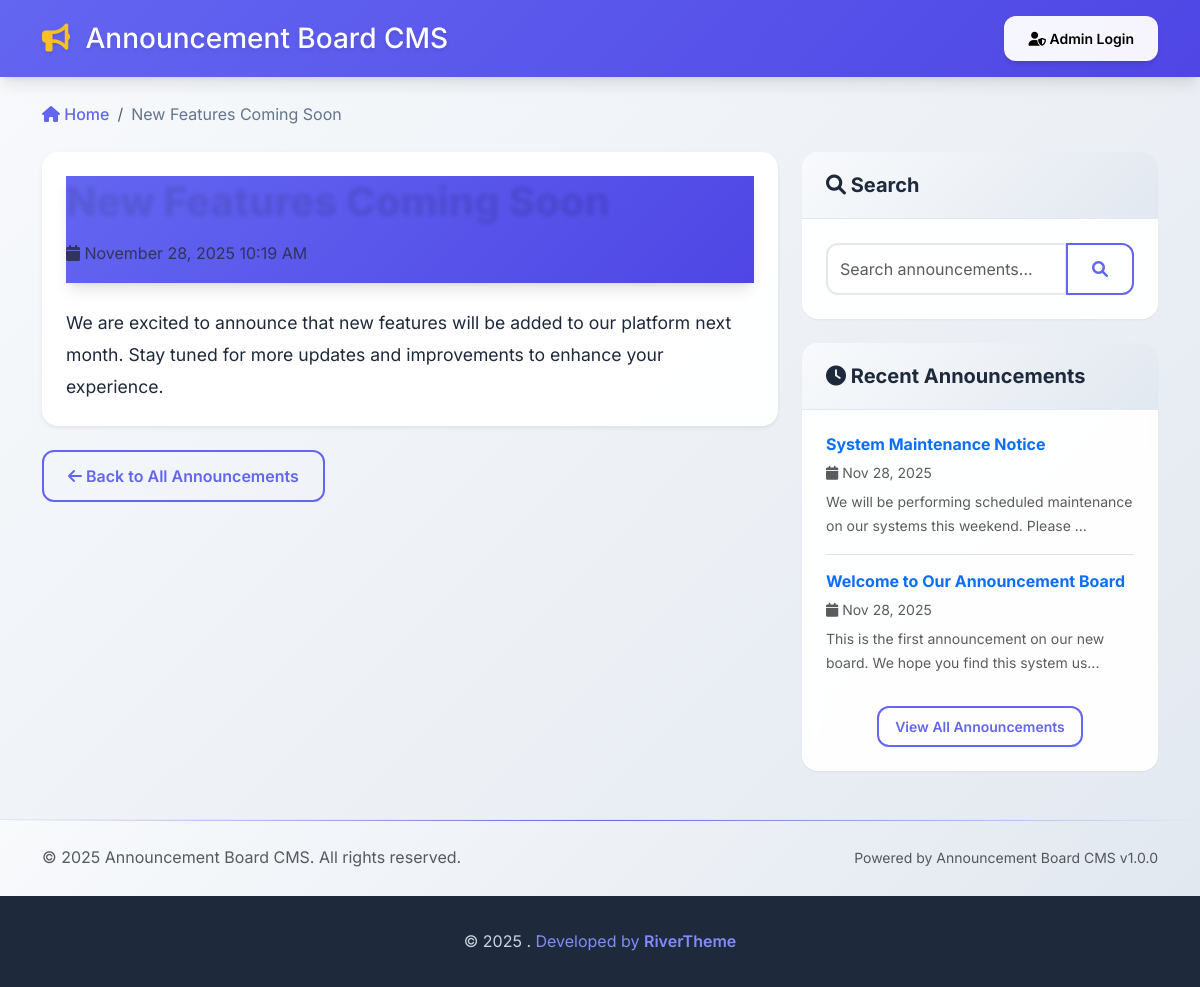
Page /announcement.php?id=3 on the committed database.
### tables this page shows
CREATE TABLE IF NOT EXISTS announcements (
    id INT AUTO_INCREMENT PRIMARY KEY,
    title VARCHAR(255) NOT NULL,
    content TEXT NOT NULL,
    admin_id INT NOT NULL,
    is_published BOOLEAN DEFAULT TRUE,
    created_at TIMESTAMP DEFAULT CURRENT_TIMESTAMP,
    updated_at TIMESTAMP DEFAULT CURRENT_TIMESTAMP ON UPDATE CURRENT_TIMESTAMP,
    FOREIGN KEY (admin_id) REFERENCES admins(id) ON DELETE CASCADE,
    INDEX idx_published (is_published),
    INDEX idx_created_at (created_at)
);

### includes/Announcement.php (called while the page is built, shortened)
<?php
require_once 'Database.php';
class Announcement {
    private $db;
    private $table = 'announcements';
    public function __construct() {
        $this->db = new Database();
    }
    public function getPublished($limit = null, $offset = 0) {
        $query = "SELECT a.*, ad.username as admin_username
                  FROM " . $this->table . " a
                  LEFT JOIN admins ad ON a.admin_id = ad.id
                  WHERE a.is_published = 1
                  ORDER BY a.created_at DESC";
        if ($limit !== null) {
            $query .= " LIMIT " . intval($limit) . " OFFSET " . intval($offset);
        }
        return $this->db->fetchAll($query);
    }
    public function getPublishedById($id) {
        $query = "SELECT a.*, ad.username as admin_username
                  FROM " . $this->table . " a
                  LEFT JOIN admins ad ON a.admin_id = ad.id
                  WHERE a.id = ? AND a.is_published = 1 LIMIT 1";
        return $this->db->fetch($query, [$id]);
    }
}
?>

### includes/Database.php (called while the page is built, shortened)
<?php
class Database {
    private $host;
    private $db_name;
    private $username;
    private $password;
    private $charset;
    private $pdo;
    public function __construct() {
        $this->host = DB_HOST;
        $this->db_name = DB_NAME;
        $this->username = DB_USER;
        $this->password = DB_PASS;
        $this->charset = DB_CHARSET;
    }
    public function connect() {
        $this->pdo = null;
        try {
            $dsn = "mysql:host=" . $this->host . ";dbname=" . $this->db_name . ";charset=" . $this->charset;
            $options = [
                PDO::ATTR_ERRMODE => PDO::ERRMODE_EXCEPTION,
                PDO::ATTR_DEFAULT_FETCH_MODE => PDO::FETCH_ASSOC,
                PDO::ATTR_EMULATE_PREPARES => false,
            ];
            $this->pdo = new PDO($dsn, $this->username, $this->password, $options);
        } catch (PDOException $e) {
            echo "Connection Error: " . $e->getMessage();
            return null;
        }
        return $this->pdo;
    }
    public function getConnection() {
        if ($this->pdo === null) {
            return $this->connect();
        }
        return $this->pdo;
    }
    public function query($query, $params = []) {
        try {
            $pdo = $this->getConnection();
            $stmt = $pdo->prepare($query);
            $stmt->execute($params);
            return $stmt;
        } catch (PDOException $e) {
            echo "Query Error: " . $e->getMessage();
            return false;
        }
    }
    public function fetch($query, $params = []) {
        $stmt = $this->query($query, $params);
        return $stmt->fetch();
    }
    public function fetchAll($query, $params = []) {
        $stmt = $this->query($query, $params);
        return $stmt->fetchAll();
    }
}
?>

### includes/functions.php (called while the page is built, shortened)
<?php
function format_date($date, $format = 'F j, Y g:i A') {
    return date($format, strtotime($date));
}
function truncate_text($text, $length = 150, $suffix = '...') {
    if (strlen($text) <= $length) {
        return $text;
    }
    return substr($text, 0, $length) . $suffix;
}
function escape_html($text) {
    return htmlspecialchars($text, ENT_QUOTES, 'UTF-8');
}
function nl2br_safe($text) {
    return nl2br(escape_html($text));
}
?>

### announcement.php (the view, shortened to what this page needs)
<?php
require_once 'includes/functions.php';
require_once 'includes/Announcement.php';
$announcement_id = isset($_GET['id']) ? intval($_GET['id']) : 0;
$announcement = new Announcement();
$announcement_data = $announcement->getPublishedById($announcement_id);
$recent_announcements = $announcement->getPublished(5);
$recent_announcements = array_filter($recent_announcements, function($ann) use ($announcement_id) {
    return $ann['id'] != $announcement_id;
});
$recent_announcements = array_slice($recent_announcements, 0, 4);
?>
<!DOCTYPE html>
<html lang="en">
<head>
    <link href="https://cdn.jsdelivr.net/npm/bootstrap@5.3.0/dist/css/bootstrap.min.css" rel="stylesheet">
    <link href="https://cdnjs.cloudflare.com/ajax/libs/font-awesome/6.0.0/css/all.min.css" rel="stylesheet">
    <link href="assets/css/public.css" rel="stylesheet">
</head>
<body>
    <header class="bg-primary text-white py-3 mb-4">
        <div class="container">
            <div class="row align-items-center">
                <div class="col-md-8">
                    <h1 class="h3 mb-0">
                        <a href="index.php" class="text-white text-decoration-none">
                            <i class="fas fa-bullhorn"></i> <?php echo APP_NAME; ?>
                        </a>
                    </h1>
                </div>
                <div class="col-md-4 text-md-end">
                    <a href="admin/login.php" class="btn btn-light btn-sm">
                        <i class="fas fa-user-shield"></i> Admin Login
                    </a>
                </div>
            </div>
        </div>
    </header>
    <div class="container">
        <nav aria-label="breadcrumb" class="mb-4">
            <ol class="breadcrumb">
                <li class="breadcrumb-item">
                    <a href="index.php"><i class="fas fa-home"></i> Home</a>
                </li>
                <li class="breadcrumb-item active" aria-current="page">
                    <?php echo escape_html(truncate_text($announcement_data['title'], 50)); ?>
                </li>
            </ol>
        </nav>
        <div class="row">
            <div class="col-lg-8">
                <article class="card shadow-sm fade-in">
                    <div class="card-body">
                        <header class="mb-4">
                            <h1 class="display-6 mb-3"><?php echo escape_html($announcement_data['title']); ?></h1>
                            <div class="d-flex flex-wrap align-items-center text-muted mb-3">
                                <span class="me-4">
                                    <i class="fas fa-calendar"></i>
                                    <?php echo format_date($announcement_data['created_at']); ?>
                                </span>
                            </div>
                        </header>
                        <div class="announcement-content">
                            <?php echo nl2br_safe($announcement_data['content']); ?>
                        </div>
                    </div>
                </article>
                <div class="mt-4">
                    <a href="index.php" class="btn btn-outline-primary">
                        <i class="fas fa-arrow-left"></i> Back to All Announcements
                    </a>
                </div>
            </div>
            <div class="col-lg-4">
                <div class="card mb-4 slide-up">
                    <div class="card-header">
                        <h5 class="mb-0"><i class="fas fa-search"></i> Search</h5>
                    </div>
                    <div class="card-body">
                        <form method="GET" action="index.php">
                            <div class="input-group">
                                <input type="text" class="form-control" name="search"
                                       placeholder="Search announcements...">
                                <button class="btn btn-outline-primary" type="submit">
                                    <i class="fas fa-search"></i>
                                </button>
                            </div>
                        </form>
                    </div>
                </div>
                <?php if (!empty($recent_announcements)): ?>
                    <div class="card slide-up" style="animation-delay: 0.2s;">
                        <div class="card-header">
                            <h5 class="mb-0"><i class="fas fa-clock"></i> Recent Announcements</h5>
                        </div>
                        <div class="card-body">
                            <?php foreach ($recent_announcements as $recent): ?>
                                <div class="mb-3 pb-3 <?php echo ($recent !== end($recent_announcements)) ? 'border-bottom' : ''; ?>">
                                    <h6 class="mb-1">
                                        <a href="announcement.php?id=<?php echo $recent['id']; ?>" class="text-decoration-none">
                                            <?php echo escape_html($recent['title']); ?>
                                        </a>
                                    </h6>
                                    <small class="text-muted">
                                        <i class="fas fa-calendar"></i>
                                        <?php echo format_date($recent['created_at'], 'M j, Y'); ?>
                                    </small>
                                    <p class="small text-muted mt-1 mb-0">
                                        <?php echo truncate_text(strip_tags($recent['content']), 80); ?>
                                    </p>
                                </div>
                            <?php endforeach; ?>
                            <div class="text-center">
                                <a href="index.php" class="btn btn-sm btn-outline-primary hover-glow">
                                    View All Announcements
                                </a>
                            </div>
                        </div>
                    </div>
                <?php endif; ?>
            </div>
        </div>
    </div>
    <footer class="bg-light mt-5 py-4">
        <div class="container">
            <div class="row">
                <div class="col-md-6">
                    <p class="mb-0 text-muted">
                        &copy; <?php echo date('Y'); ?> <?php echo APP_NAME; ?>. All rights reserved.
                    </p>
                </div>
                <div class="col-md-6 text-md-end">
                    <small class="text-muted">
                        Powered by Announcement Board CMS v<?php echo APP_VERSION; ?>
                    </small>
                </div>
            </div>
        </div>
    </footer>
    <div class="copyright-footer">
        <div class="container">
            <div class="text-center my-2">
                <div>
                    <span>© 2025 . </span>
                    <span class="text-primary">Developed by </span>
                    <a href="https://rivertheme.com" class="fw-semibold text-decoration-none" target="_blank" rel="noopener">RiverTheme</a>
                </div>
            </div>
        </div>
    </div>
</body>
</html>

### rows in the picture
announcements: title "New Features Coming Soon", created_at "November 28, 2025 10:19 AM", content "We are excited to announce that new features will be added to our platform next month. Stay tuned for more updates and improvements to enhance your experience."
announcements: title "System Maintenance Notice", created_at "Nov 28, 2025", content "We will be performing scheduled maintenance on our systems this weekend. Please ..."
announcements: title "Welcome to Our Announcement Board", created_at "Nov 28, 2025", content "This is the first announcement on our new board. We hope you find this system us..."

### other values in the picture
APP_NAME "Announcement Board CMS"
APP_VERSION "1.0.0"
